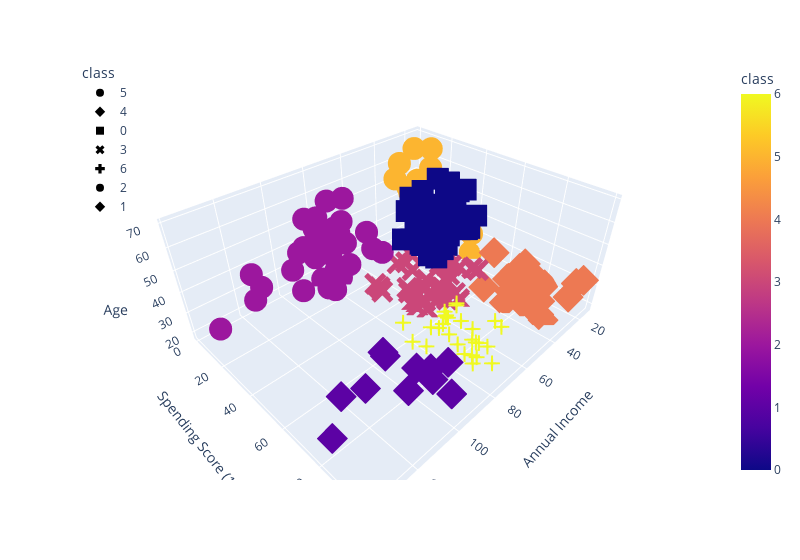

Notebook code cell kept with this figure:
### Code cell
fig = px.scatter_3d(
    df_shopping,
    x="Annual Income",
    y="Spending Score (1-100)",
    z="Age",
    color="class",
    symbol="class",
    width=800,
)
fig.update_layout(legend=dict(x=0, y=1))
fig.show()

### Figure 1 — Plotly figure (JSON) as saved in the notebook; plotly's stock layout.template omitted (floating-point values rounded to 4 significant figures)
{"data": [{"hovertemplate": "class=%{marker.color}<br>Annual Income=%{x}<br>Spending Score (1-100)=%{y}<br>Age=%{z}<extra></extra>", "legendgroup": "5", "marker": {"color": [5, 5, 5, 5, 5, 5, 5, 5, 5, 5, 5, 5, 5, 5, 5, 5, 5, 5, 5, 5, 5, 5], "coloraxis": "coloraxis", "symbol": "circle"}, "mode": "markers", "name": "5", "scene": "scene", "showlegend": true, "type": "scatter3d", "x": [15, 16, 17, 18, 19, 19, 20, 20, 21, 23, 24, 25, 28, 28, 29, 30, 33, 33, 34, 37, 39, 39], "y": [39, 6, 40, 6, 3, 14, 15, 13, 35, 29, 35, 5, 14, 32, 31, 4, 4, 14, 17, 26, 36, 28], "z": [19, 20, 31, 35, 64, 67, 58, 37, 35, 52, 35, 46, 54, 45, 40, 60, 53, 49, 42, 36, 48, 49]}, {"hovertemplate": "class=%{marker.color}<br>Annual Income=%{x}<br>Spending Score (1-100)=%{y}<br>Age=%{z}<extra></extra>", "legendgroup": "4", "marker": {"color": [4, 4, 4, 4, 4, 4, 4, 4, 4, 4, 4, 4, 4, 4, 4, 4, 4, 4, 4, 4, 4, 4], "coloraxis": "coloraxis", "symbol": "diamond"}, "mode": "markers", "name": "4", "scene": "scene", "showlegend": true, "type": "scatter3d", "x": [15, 16, 17, 18, 19, 19, 20, 20, 21, 23, 24, 25, 28, 28, 29, 30, 33, 33, 34, 37, 38, 39], "y": [81, 77, 76, 94, 72, 99, 77, 79, 66, 98, 73, 73, 82, 61, 87, 73, 92, 81, 73, 75, 92, 65], "z": [21, 23, 22, 23, 30, 35, 24, 22, 20, 35, 25, 31, 29, 35, 23, 21, 18, 21, 30, 20, 24, 24]}, {"hovertemplate": "class=%{marker.color}<br>Annual Income=%{x}<br>Spending Score (1-100)=%{y}<br>Age=%{z}<extra></extra>", "legendgroup": "0", "marker": {"color": [0, 0, 0, 0, 0, 0, 0, 0, 0, 0, 0, 0, 0, 0, 0, 0, 0, 0, 0, 0, 0, 0, 0, 0, 0, 0, 0, 0, 0, 0, 0, 0, 0, 0, 0, 0, 0, 0, 0, 0, 0, 0, 0, 0], "coloraxis": "coloraxis", "symbol": "square"}, "mode": "markers", "name": "0", "scene": "scene", "showlegend": true, "type": "scatter3d", "x": [38, 40, 42, 43, 43, 43, 44, 44, 46, 46, 47, 47, 48, 48, 48, 49, 49, 50, 50, 54, 54, 54, 54, 54, 54, 54, 57, 58, 59, 60, 60, 61, 62, 62, 62, 63, 63, 63, 63, 63, 65, 65, 67, 67], "y": [35, 55, 52, 60, 45, 41, 50, 46, 46, 56, 52, 59, 51, 50, 48, 55, 42, 49, 56, 47, 53, 42, 51, 41, 44, 46, 58, 46, 55, 49, 47, 42, 48, 59, 56, 50, 46, 43, 48, 52, 43, 59, 43, 57], "z": [65, 50, 49, 59, 50, 47, 51, 69, 53, 70, 67, 54, 63, 43, 68, 70, 47, 60, 60, 59, 45, 49, 57, 67, 46, 48, 55, 50, 68, 48, 47, 48, 49, 67, 49, 66, 54, 68, 66, 65, 63, 49, 51, 50]}, {"hovertemplate": "class=%{marker.color}<br>Annual Income=%{x}<br>Spending Score (1-100)=%{y}<br>Age=%{z}<extra></extra>", "legendgroup": "3", "marker": {"color": [3, 3, 3, 3, 3, 3, 3, 3, 3, 3, 3, 3, 3, 3, 3, 3, 3, 3, 3, 3, 3, 3, 3, 3, 3, 3, 3, 3, 3, 3, 3, 3, 3, 3, 3, 3, 3, 3], "coloraxis": "coloraxis", "symbol": "x"}, "mode": "markers", "name": "3", "scene": "scene", "showlegend": true, "type": "scatter3d", "x": [39, 40, 40, 40, 42, 43, 46, 46, 48, 48, 48, 54, 54, 54, 54, 54, 57, 58, 59, 60, 60, 60, 60, 61, 62, 62, 62, 63, 64, 64, 65, 65, 67, 67, 69, 70, 72, 76], "y": [61, 47, 42, 42, 60, 54, 51, 55, 59, 59, 47, 54, 48, 52, 55, 57, 55, 60, 41, 40, 42, 52, 50, 49, 41, 55, 42, 54, 42, 46, 48, 50, 56, 40, 58, 29, 34, 40], "z": [31, 27, 29, 31, 33, 31, 27, 19, 18, 19, 32, 26, 40, 23, 38, 21, 22, 34, 18, 40, 32, 24, 27, 20, 23, 26, 21, 19, 38, 19, 18, 19, 27, 38, 40, 23, 25, 28]}, {"hovertemplate": "class=%{marker.color}<br>Annual Income=%{x}<br>Spending Score (1-100)=%{y}<br>Age=%{z}<extra></extra>", "legendgroup": "6", "marker": {"color": [6, 6, 6, 6, 6, 6, 6, 6, 6, 6, 6, 6, 6, 6, 6, 6, 6, 6, 6, 6, 6, 6, 6, 6, 6, 6, 6, 6], "coloraxis": "coloraxis", "symbol": "cross"}, "mode": "markers", "name": "6", "scene": "scene", "showlegend": true, "type": "scatter3d", "x": [69, 70, 71, 71, 71, 72, 73, 73, 74, 75, 76, 77, 77, 78, 78, 78, 78, 78, 78, 79, 81, 85, 86, 87, 87, 87, 88, 88], "y": [91, 77, 95, 75, 75, 71, 88, 73, 72, 93, 87, 97, 74, 90, 88, 76, 89, 78, 73, 83, 93, 75, 95, 63, 75, 92, 86, 69], "z": [39, 31, 40, 38, 39, 31, 29, 32, 35, 32, 32, 28, 32, 34, 39, 38, 27, 30, 30, 29, 31, 36, 33, 32, 28, 36, 30, 27]}, {"hovertemplate": "class=%{marker.color}<br>Annual Income=%{x}<br>Spending Score (1-100)=%{y}<br>Age=%{z}<extra></extra>", "legendgroup": "2", "marker": {"color": [2, 2, 2, 2, 2, 2, 2, 2, 2, 2, 2, 2, 2, 2, 2, 2, 2, 2, 2, 2, 2, 2, 2, 2, 2, 2, 2, 2, 2, 2, 2, 2, 2, 2, 2], "coloraxis": "coloraxis", "symbol": "circle"}, "mode": "markers", "name": "2", "scene": "scene", "showlegend": true, "type": "scatter3d", "x": [71, 71, 71, 73, 73, 74, 75, 77, 77, 78, 78, 78, 78, 78, 78, 79, 81, 85, 86, 87, 87, 87, 88, 88, 93, 97, 98, 99, 101, 103, 103, 113, 120, 126, 137], "y": [35, 11, 9, 5, 7, 10, 5, 12, 36, 22, 17, 20, 16, 1, 1, 35, 5, 26, 20, 27, 13, 10, 13, 15, 14, 32, 15, 39, 24, 17, 23, 8, 16, 28, 18], "z": [43, 59, 47, 20, 44, 19, 57, 25, 48, 34, 43, 44, 47, 37, 34, 56, 19, 50, 42, 36, 40, 36, 52, 58, 59, 37, 46, 41, 54, 41, 34, 33, 47, 45, 32]}, {"hovertemplate": "class=%{marker.color}<br>Annual Income=%{x}<br>Spending Score (1-100)=%{y}<br>Age=%{z}<extra></extra>", "legendgroup": "1", "marker": {"color": [1, 1, 1, 1, 1, 1, 1, 1, 1, 1, 1], "coloraxis": "coloraxis", "symbol": "diamond"}, "mode": "markers", "name": "1", "scene": "scene", "showlegend": true, "type": "scatter3d", "x": [93, 97, 98, 99, 101, 103, 103, 113, 120, 126, 137], "y": [90, 86, 88, 97, 68, 85, 69, 91, 79, 74, 83], "z": [35, 32, 29, 30, 28, 36, 32, 38, 35, 32, 30]}], "layout": {"coloraxis": {"colorbar": {"title": {"text": "class"}}, "colorscale": [[0, "#0d0887"], [0.1111, "#46039f"], [0.2222, "#7201a8"], [0.3333, "#9c179e"], [0.4444, "#bd3786"], [0.5556, "#d8576b"], [0.6667, "#ed7953"], [0.7778, "#fb9f3a"], [0.8889, "#fdca26"], [1, "#f0f921"]]}, "legend": {"title": {"text": "class"}, "tracegroupgap": 0, "x": 0, "y": 1}, "margin": {"t": 60}, "scene": {"domain": {"x": [0, 1], "y": [0, 1]}, "xaxis": {"title": {"text": "Annual Income"}}, "yaxis": {"title": {"text": "Spending Score (1-100)"}}, "zaxis": {"title": {"text": "Age"}}}, "width": 800}}
